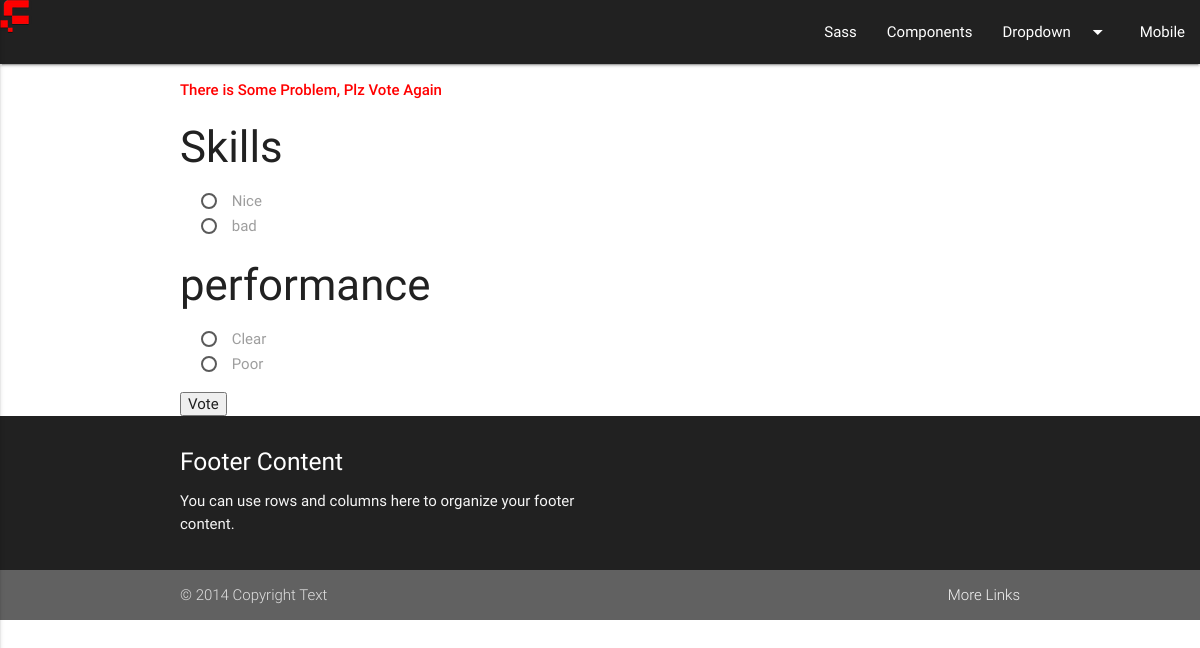
The page /teams/2/vote/ on the database its author committed.
### polls/models.py (models this page shows, shortened)
class Question(models.Model):
    question_id = models.AutoField(primary_key=True)
    team = models.ForeignKey(Teams, on_delete=models.CASCADE)
    question_text = models.CharField(max_length=200)
    pub_date = models.DateTimeField('date published')

class Choice(models.Model):
    choice_id = models.AutoField(primary_key=True)
    question = models.ForeignKey(Question, on_delete=models.CASCADE)
    choice_text = models.CharField(max_length=200)
    votes = models.IntegerField(default=0)

### polls/views.py (the view)
# urls.py: url(r'^teams/(?P<team_id>[0-9]+)/vote/$', views.vote, name='vote'),
def vote(request, team_id):
    questions = Question.objects.filter(team=team_id)
    team = Teams.objects.get(pk=team_id)
    if request.method == 'POST':
        '''Validating Form server side'''
        for question in questions:
            que = question.question_id
            try:
                selected_choice = question.choice_set.get(choice_id=request.POST[str(que)])
            except (KeyError, Choice.DoesNotExist):
                return render(request, 'team.html', {
                    'questions': questions,
                    'team': team,
                    'error_message': "Plz, Vote all the given queries",
                })
        for question in questions:
            que = question.question_id
            selected_choice = question.choice_set.get(choice_id = request.POST[str(que)])
            '''Increase the counter Of the Vote'''
            selected_choice.votes += 1
            '''Saving the Choice'''
            selected_choice.save()
        return HttpResponseRedirect(reverse('review', args=(team_id)))
    else:
        args = {
            'questions': questions,
            'team': team,
            'error_message': "There is Some Problem, Plz Vote Again",
        }
        return render(request, 'team.html', args)

### polls/templates/team.html (shortened to what this page needs)
<!DOCTYPE html>
<html lang="en">
{% include "header.html" %}
<body>
{% include "navbar.html" %}
<div class="container">
    <form action="/teams/{{team.team_id}}/vote/" method="post">
    <ul>
        {% if error_message %}<p><strong>{{ error_message }}</strong></p>{% endif %}
        {% if questions is not None %}
            {% for question in questions %}
                <li>
                    <h3>{{ question.question_text }}</h3>
                    {% for choice in question.choice_set.all %}
                        <label for="{{question.question_id}}{{ forloop.counter }}">{{ choice.choice_text }}</label><br />
                    {% endfor %}
                </li>
            {% endfor %}
        {% else %}
            <p>No questions are available.</p>
        {% endif %}
    </ul>
    <input type="submit" value="Vote" />
</form>
</div>
{% include "footer.html"%}
</body>
</html>

### polls/static/css/style.css (style rules this page uses)
p { color:red; }

### rows shown on the page
Question: question_text "Skills"
Choice: choice_text "Nice"
Choice: choice_text "bad"
Question: question_text "performance"
Choice: choice_text "Clear"
Choice: choice_text "Poor"

### other values the page prints
{{ error_message }} "There is Some Problem, Plz Vote Again"
